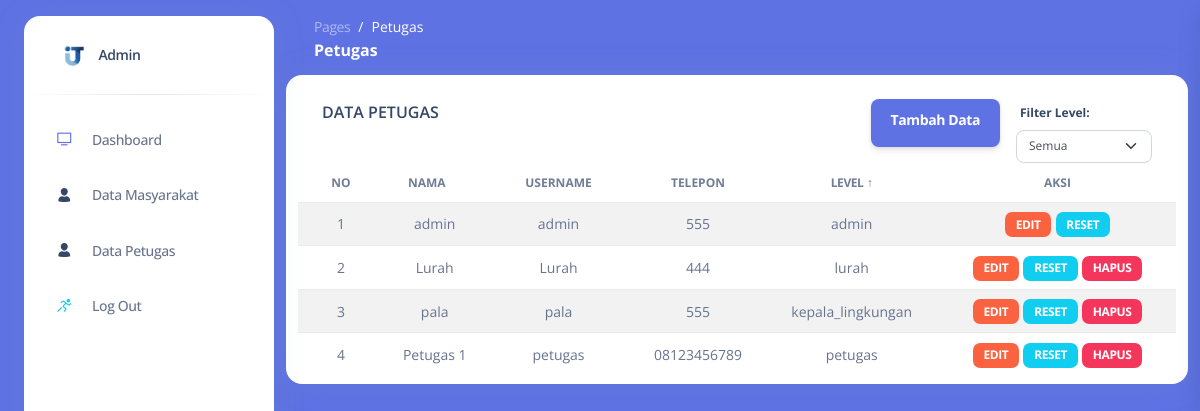
Screenshot of /admin/index.php?page=petugas (signed in) with the database file from the repository.
### tables this page shows
CREATE TABLE `petugas` (
  `id_petugas` int(11) NOT NULL AUTO_INCREMENT,
  `nama_petugas` varchar(50) NOT NULL,
  `username` varchar(50) NOT NULL,
  `password` varchar(50) NOT NULL,
  `telp` varchar(13) NOT NULL,
  `level` enum('admin','lurah','kepala_lingkungan','petugas') NOT NULL,
  `wilayah` varchar(50) DEFAULT NULL,
  PRIMARY KEY (`id_petugas`)
);

### admin/data_petugas.php (the view, shortened to what this page needs)
<?php
include "../config/koneksi.php";
$filter = isset($_GET['filter']) ? mysqli_real_escape_string($conn, $_GET['filter']) : 'all';
$sort = isset($_GET['sort']) ? mysqli_real_escape_string($conn, $_GET['sort']) : 'level';
$order = isset($_GET['order']) && $_GET['order'] == 'desc' ? 'desc' : 'asc';
$query_str = "SELECT * FROM petugas";
$where = "";
$query_str .= $where . " ORDER BY $sort $order";
$query = mysqli_query($conn, $query_str);
?>
<div class="container-fluid">
    <div class="row">
        <div class="card">
            <div class="card-header d-flex pb-0">
                <h6>DATA PETUGAS</h6>
                <a href="" class="btn btn-primary ms-auto" data-bs-toggle="modal" data-bs-target="#tambah">Tambah Data</a>
                <div class="ms-3">
                    <label for="filter" class="me-2">Filter Level:</label>
                    <select name="filter" id="filter" class="form-select form-select-sm" onchange="window.location.href='?page=petugas&filter=' + this.value + '&sort=<?= $sort ?>&order=<?= $order ?>'">
                        <option value="all" <?= $filter == 'all' ? 'selected' : '' ?>>Semua</option>
                    </select>
                </div>
            </div>
            <div class="card-body  px-0 pt-0 pb-2">
                <div class="table-responsive p-0">
                    <table class="table table-striped align-items-center mb-0">
                        <thead>
                            <tr>
                                <th class="text-center text-uppercase text-dark text-xs font-weight-bolder opacity-7">No</th>
                                <th class="text-center text-uppercase text-dark text-xs font-weight-bolder opacity-7 ps-2">Nama</th>
                                <th class="text-center text-uppercase text-dark text-xs font-weight-bolder opacity-7">Username</th>
                                <th class="text-center text-uppercase text-dark text-xs font-weight-bolder opacity-7">Telepon</th>
                                <th class="text-center text-uppercase text-dark text-xs font-weight-bolder opacity-7">
                                    <a href="?filter=<?= $filter ?>&sort=level&order=<?= $order == 'asc' ? 'desc' : 'asc' ?>" style="text-decoration: none; color: inherit;">Level</a>
                                    <?php if ($sort == 'level') { echo $order == 'asc' ? ' ↑' : ' ↓'; } ?>
                                </th>
                                <th class="text-center text-uppercase text-dark text-xs font-weight-bolder opacity-7">Aksi</th>
                            </tr>
                        </thead>
                        <tbody>
                            <?php
                            $no = 1;
                            while ($data = mysqli_fetch_array($query)) {
                            ?>
                                <tr>
                                    <td class="align-middle text-center text-sm"><?= $no++; ?></td>
                                    <td class="align-middle text-center text-sm"><?= $data['nama_petugas']; ?></td>
                                    <td class="align-middle text-center text-sm"><?= $data['username']; ?></td>
                                    <td class="align-middle text-center text-sm"><?= $data['telp']; ?></td>
                                    <td class="align-middle text-center text-sm"><?= $data['level']; ?></td>
                                    <td class="align-middle text-center">
                                        <span class="badge badge-sm bg-warning">
                                            <a href="#" data-bs-toggle="modal" data-bs-target="#edit<?= $data['id_petugas'] ?>" style="text-decoration: none; color:white;">EDIT</a>
                                        </span>
                                        <span class="badge badge-sm bg-info">
                                            <a href="#" data-bs-toggle="modal" data-bs-target="#reset<?= $data['id_petugas'] ?>" style="text-decoration: none; color:white;">RESET</a>
                                        </span>
                                        <?php if ($data['level'] != 'admin') { ?>
                                        <span class="badge badge-sm bg-danger">
                                            <a href="#" data-bs-toggle="modal" data-bs-target="#hapus<?= $data['id_petugas'] ?>" style="text-decoration: none; color: white;">HAPUS</a>
                                        </span>
                                        <?php } ?>
                                    </td>
                                </tr>
                            <?php  } ?>
                        </tbody>
                    </table>
                </div>
            </div>
        </div>
    </div>
</div>

### rows the page displays
petugas: nama_petugas "admin", username "admin", telp "555", level "admin"
petugas: nama_petugas "Lurah", username "Lurah", telp "444", level "lurah"
petugas: nama_petugas "pala", username "pala", telp "555", level "kepala_lingkungan"
petugas: nama_petugas "Petugas 1", username "petugas", telp "08123456789", level "petugas"
